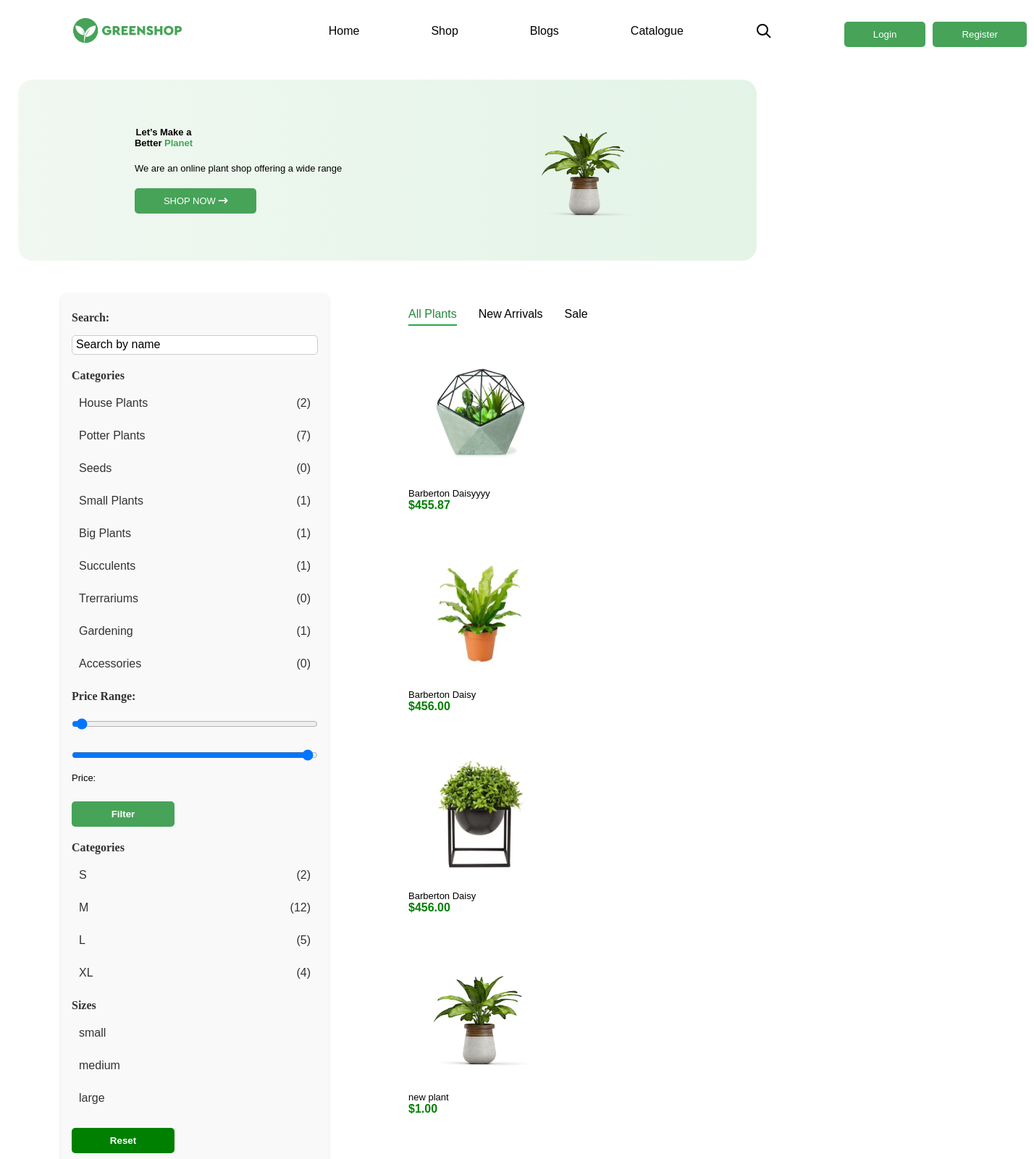
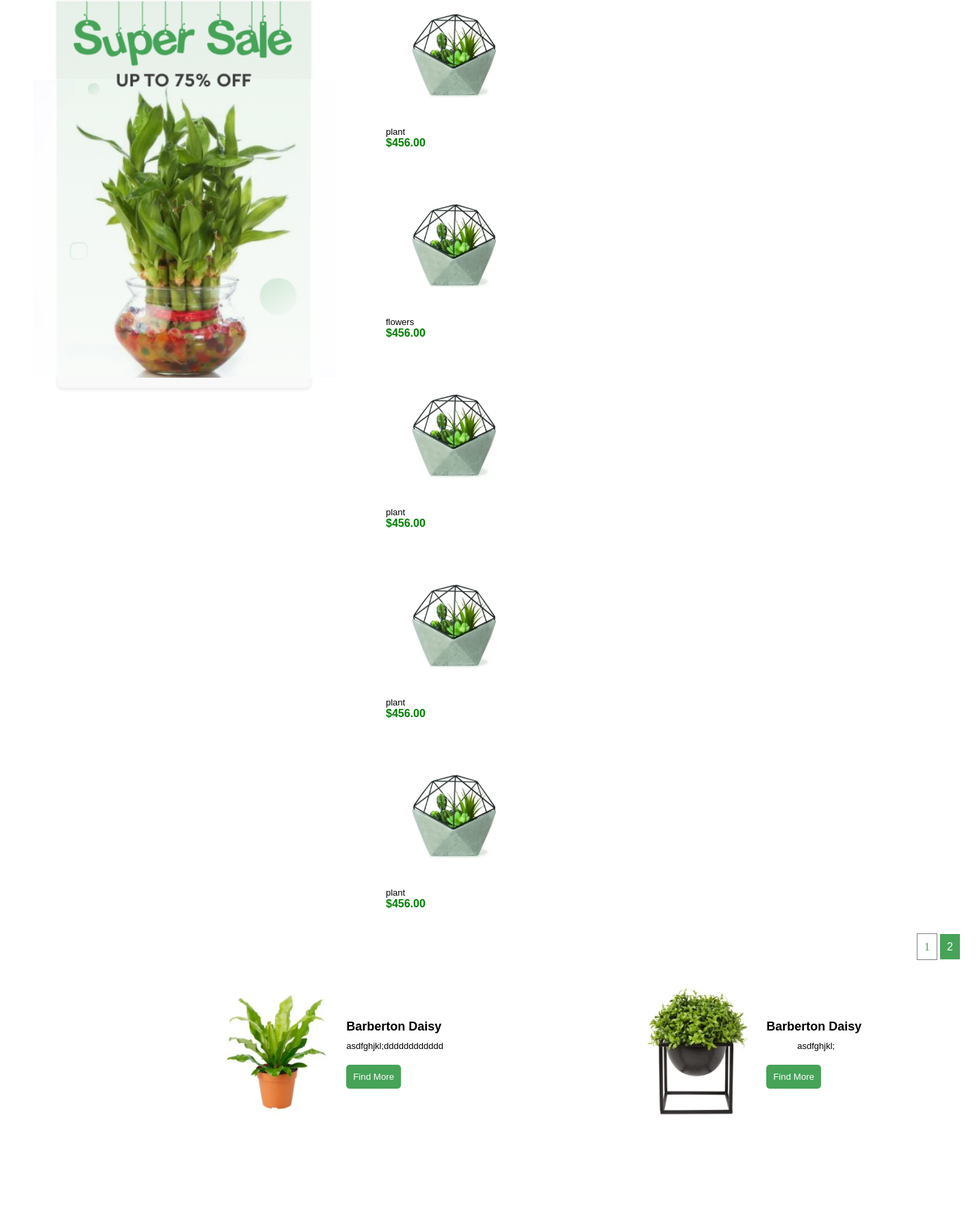
The page / (upper part) on the database its author committed (2 pictures, top to bottom).
### plant/models.py (models this page shows, shortened)
class TimeAbstract(models.Model):
    created_at = models.DateField('created', auto_now_add=True)
    updated_at = models.DateField('', auto_now=True)
    class Meta:
        abstract = True

class Category(TimeAbstract):
    class Meta:
        verbose_name_plural = 'categories'
        verbose_name = 'category'
    name = models.CharField(max_length=100)
    def __str__(self):
        return self.name

class Size(TimeAbstract):
    SMALL = 'small'
    MEDIUM = 'medium'
    LARGE = 'large'
    TYPES = [
        (SMALL,'small'),
        (MEDIUM, 'medium'),
        (LARGE, 'large')
    ]
    class Meta:
        verbose_name_plural = 'sizes'
        verbose_name = 'size'
    name = models.CharField(max_length=100)
    type = models.CharField(choices=TYPES, default=SMALL, max_length=50)
    def __str__(self):
        return self.name

class Plant(TimeAbstract):
    class Meta:
        verbose_name_plural = 'plants'
        verbose_name = 'plant'
    name = models.CharField(max_length=100)
    price = models.DecimalField(decimal_places=2, max_digits=10)
    short_description = models.TextField()
    sizes = models.ManyToManyField('plant.Size', related_name='plant')
    category = models.ForeignKey('plant.Category', on_delete=models.PROTECT, related_name='plant')
    tags = models.ManyToManyField('plant.Tag', related_name='plant')
    description = models.ForeignKey('plant.Description', on_delete=models.PROTECT)
    user =  models.ForeignKey(User, on_delete=models.PROTECT, related_name='plants', default=1)
    @property
    def image(self):
        if self.images.first():
            return self.images.first().image
        return None

class ImagePlant(TimeAbstract):
    class Meta:
        verbose_name_plural = 'images'
        verbose_name = 'image'
    plant = models.ForeignKey('plant.Plant', on_delete=models.PROTECT, related_name='images')
    image = ResizedImageField(upload_to='plant_images/', quality=90, force_format='WEBP')

### plant/views.py (the view)
# urls.py: path('', views.HomePageView.as_view(), name='home'),
class HomePageView(ListView):
    template_name = 'landing.html'
    context_object_name = 'plants'
    paginate_by = 9
    def get_queryset(self):
        plants = Plant.objects.all()
        self.plantfilter = PlantFilter(self.request.GET, queryset=plants)
        query = self.request.GET.get('q')
        if query:
            return Plant.objects.filter(name__icontains=query)
        sizes = self.request.GET.getlist('size')
        if sizes:
            plants = plants.filter(sizes__id__in=sizes)
        return self.plantfilter.qs
    def get_context_data(self, **kwargs):
        context = super().get_context_data(**kwargs)
        context['blogs'] = Blog.objects.all()
        context['categories'] = Category.objects.annotate(plant_count=Count('plant'))
        context['sizes'] = Size.objects.annotate(plant_count=Count('plant'))
        context['size_objects'] = Size.SMALL, Size.MEDIUM, Size.LARGE
        context['form'] = CustomUserCreationForm
        context['forms'] = LoginForm
        context['filter'] = self.plantfilter
        return context

### templates/landing.html (shortened to what this page needs)
{% extends 'main.html' %}
{% block content %}
  <div class="media-containe">
    <center>
    <section class="slider containr">
        <div class="slides ">
          <div class="container-media media-cntainer slide">
            <div class="display container-media display-lap first-block">
              <div class="col-display">
                <h1 class="big-text">
                  Let’s Make a <br />Better <span>Planet</span>
                </h1>
                <p class="start">
                  We are an online plant shop offering a wide range
                </p>
                <a href="{% url 'catologue' %}">
              <button class="display"><p>SHOP NOW <i class="fa-solid fa-arrow-right-long"></i></p></button>
            </a>
          </div>
          <div class="display-gap">
            <div class="big-plant"></div>
          </div>
        </div>
      </div>
    </div>
  </center>
</div>
<div class="display2 containers mi pad-20">
    <form method="get" class="filter-form">
      <label for="id_name">Search:</label>
      {{ filter.form.name }}
      <div class="filter-categories">
        <label for="id_name">Categories</label>
        {% for category in categories %}
            <a href="?category={{ category.id }}" class="{% if request.GET.category == category.id|stringformat:"s" %}active{% endif %}">
                <div class="display-cat align-center gap-200">
                  <div>
                    {{ category.name }}
                  </div>
                  <div>
                    ({{ category.plant_count }})
                  </div>
                </div>
            </a>
        {% endfor %}
    </div>
    <label>Price Range:</label>
    <input type="range" id="price_min" name="old_price_min" min="0" max="2000" step="10" value="{{ request.GET.old_price_min|default:0 }}">
    <input type="range" id="price_max" name="old_price_max" min="0" max="2000" step="10" value="{{ request.GET.old_price_max|default:2000 }}">
    <p>Price: <span id="price_display">${{ request.GET.old_price_min|default:0 }} - ${{ request.GET.old_price_max|default:2000 }}</span></p>
    <button type="submit" class="">Filter</button>
    <div class="filter-categories">
      <label for="">Categories</label>
      {% for size in sizes %}
          <a href="?sizes={{ size.id }}" class="{% if request.GET.sizes == size.id|stringformat:"s" %}active{% endif %}">
              <div class="display-cat align-center gap-200">
                <div>
                  {{ size.name }}
                </div>
                <div>
                  ({{ size.plant_count }})
                </div>
              </div>
          </a>
      {% endfor %}
  </div>
   <div class="filter-categories">
    <label for="id_name">Sizes</label>
    {% for size in size_objects %}
        <a href="">{{ size }}</a>
    {% endfor %}
  </div>
      <button type="reset" class="btn btn-success"><a class="white" href="{% url "home" %}">Reset</a></button>
      <div class="sale pad-0"></div>
    </form>
    <div class="col-display cent">
      <div class="text-center display-gap-m pad-top-20 links ">
        <a class="active" href="{% url "home" %}">All Plants</a>
        <a class="" href="{% url "arrivals" %}">New Arrivals</a>
        <a href="{% url "home" %}">Sale</a>
      </div>
      <div class="card-plant display-plant  pad-left">
        {% for plant in plants %}
        <a href="{% url 'detail_plant' plant.id %}">
        <div class="plant">
          <img class="card" src="{{ plant.image.url }}" alt="" />
            <p>{{ plant.name }}</p>
            <h4 class="green">${{ plant.price }}</h4>
          </div>
        </a>
        {% endfor %}
      </div>
    </div>
  </div>
  <div class="paginations">
    {% include 'companents/pagination.html' %}
  </div>
  <div class="pad-top-20 pad-200 media-none">
    <div class="display">
      {% for plant in plants|slice:'1:3' %}
      <a href="{% url 'detail_plant' plant.id %}">
        <div class="display end">
          <img src="{{ plant.image.url }}" alt="">
          <div class="col-display end">
            <h2>{{ plant.name }}</h2>
            <p class="width end">{{ plant.short_description }}</p>
            <button><a class="white" href="">Find More</a></button>
          </div>
        </div>
      </a>
      {% endfor %}
    </div>
  </div>
  <div class="containe pad-60">
  </div>
{% endblock %}

### static/static_dirs/css/main.css (style rules this page uses)
* { margin: 0; box-sizing: border-box; }
.text-center { text-align: center; }
.display-cat { display: flex; max-width: 500px; justify-content: space-between; }
.gap-200 { gap: 200px; }
.container-media { width: 1300px; margin: 0 auto; }
.containers { max-width: 1300px; width: 100%; margin: 0 auto; padding: 0 15px; }
.pad-20 { padding: 20px; }
.pad-200 { padding: 100px; }
.pad-200 img { width: 400px; }
.align-center { align-items: center; }
.col-display { display: flex; flex-direction: column; gap: 20px; align-items: start; }
.start { text-align: start; }
.display { display: flex; justify-content: space-around; align-items: center; }
.display2 { display: flex; align-items: start; gap: 50px; }
.display-plant { display: grid; grid-template-columns: repeat(3, 1fr); gap: 40px; flex: 1; }
.display-gap { display: flex; gap: 30px; align-items: center; }
.display-gap-m { display: flex; gap: 30px; align-items: center; }
.card { padding: 20px 20px; background-color: #ffffff; }
img { max-width: 300px; max-height: 300px; }
.sale { background-image: url(../images/sale.png); background-position: center; background-repeat: no-repeat; background-size: cover; width: 443px; height: 550px; margin-left: -51px; }
.pad-0 { padding: 0; }
ul, li, a { text-decoration: none; font-family: Cera Pro, sans-serif; color: black; list-style: none; }
input::placeholder { font-family: Cera Pro, sans-serif; color: black; font-size: 16px; }
.links a { text-decoration: none; padding-bottom: 5px; border-bottom: 2px solid transparent; }
.links a:hover, .links a.active { color: #218838; border-bottom: 2px solid #28a745; }
p { font-family: Cera Pro, sans-serif; font-size: 13px; }
h1 { font-family: Cera Pro, sans-serif; }
h4 { font-family: Cera Pro, sans-serif; }
span { color: #46A358; }
h2 { font-family: Cera Pro, sans-serif; }
.big-text { font-size: 70px; font-family: Cera Pro, sans-serif; font-weight: 900; size: 70px; line-height: 70px; }
button { background-color: #46A358; padding: 10px 40px; border: none; border-radius: 5px; color: white; max-width: 200px; }
.end button { max-width: 100px; padding: 10px; }
.width { width: 100px; }
.end { justify-content: end; text-align: end; }
.btn { padding: 10px 15px; background-color: green; color: white; border: none; cursor: pointer; }
.slider { position: relative; width: 100%; overflow: hidden; }
.slides { display: flex; transition: transform 0.5s ease-in-out; }
.slide { min-width: 100%; box-sizing: border-box; text-align: center; }
.big-plant { background-image: url(../images/pl.png); background-position: center; background-repeat: no-repeat; background-size: cover; width: 500px; height: 500px; }
.first-block { background-color: rgb(243, 243, 243); }
.green { color: green; }
.paginations { text-align: end; padding: 20px; margin: 5px; }
.white { color: white; }
.pad-top-20 { padding-top: 20px; }
.filter-form { background: #f8f9fa; padding: 15px; border-radius: 8px; box-shadow: 0 2px 5px rgba(0, 0, 0, 0.1); max-width: 370px; }
.filter-form label { font-weight: bold; margin-top: 10px; display: block; color: #333; }
.filter-form input, .filter-form select { width: 100%; padding: 8px; margin-top: 5px; border: 1px solid #ccc; border-radius: 5px; }
.filter-form button { color: white; font-weight: bold; border: none; cursor: pointer; margin-top: 15px; padding: 10px; max-width: 142px; }
.filter-form { display: flex; flex-direction: column; gap: 10px; padding: 15px; border-radius: 8px; background-color: #f9f9f9; }
.filter-form label { font-weight: bold; }
.filter-form input, .filter-form select { padding: 5px; border-radius: 5px; border: 1px solid #ccc; }
.filter-categories { display: flex; gap: 15px; flex-direction: column; }
.filter-categories a { text-decoration: none; color: #333; padding: 5px 10px; border-bottom: 2px solid transparent; transition: all 0.3s ease; }
h2 { font-size: 18px; margin-bottom: 10px; }
label { display: block; margin-top: 10px; font-weight: bold; }

### rows shown on the page
Category: name "House Plants", plant_count "2"
Category: name "Potter Plants", plant_count "7"
Category: name "Seeds", plant_count "0"
Category: name "Small Plants", plant_count "1"
Category: name "Big Plants", plant_count "1"
Category: name "Succulents", plant_count "1"
Category: name "Trerrariums", plant_count "0"
Category: name "Gardening", plant_count "1"
Category: name "Accessories", plant_count "0"
Size: name "S", plant_count "2"
Size: name "M", plant_count "12"
Size: name "L", plant_count "5"
Size: name "XL", plant_count "4"
Plant: image (picture), name "Barberton Daisyyyy", price "455.87"
Plant: image (picture), name "Barberton Daisy", price "456.00", short_description "asdfghjkl;dddddddddddd"
Plant: image (picture), name "Barberton Daisy", price "456.00", short_description "asdfghjkl;"
Plant: image (picture), name "new plant", price "1.00"
Plant: image (picture), name "plant", price "456.00"
Plant: image (picture), name "flowers", price "456.00"
Plant: image (picture), name "plant", price "456.00"
Plant: image (picture), name "plant", price "456.00"
Plant: image (picture), name "plant", price "456.00"

### other values the page prints
{{ size }} "small" "medium" "large"
{{ num }} "1"
{{ num }} "2"
